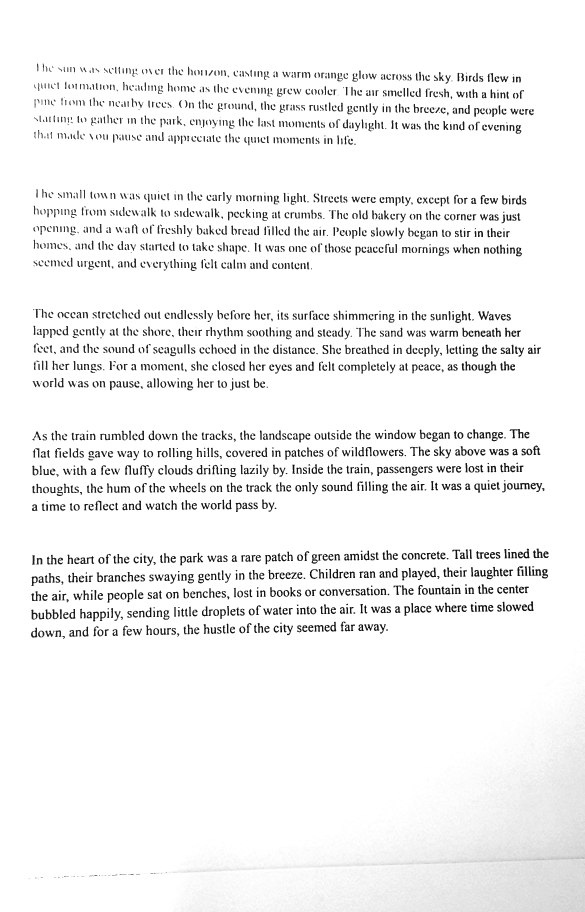
#> input picture CustomContrastAlgorithm/SubectionOfSize100.jpg, 1753 x 2736 px (shown at 1/3 size)
$ python generate_training_data.py --input CustomContrastAlgorithm
#> lines starting #> are read from the running program, lines starting #| are printed output that depends on the picture; after the words box and inside, x2 and y2 are one past the last pixel; in counts of white or black regions, pixels touching at a corner belong together
### sharpenImage.py
# sharpenImage --> apply preprocessing to the image
# November 10, November - Iya - Attempt the techniques
# November 11, November - Iya - Try those things out

import numpy as np
import cv2
from PIL import Image, ImageOps

# grayscale, binarize, noise removal, deskewing to preprocess images
# [35 lines left out: function preprocessing, not called in this run]


def preprocess_array(img: np.ndarray) -> np.ndarray:
    """Same pipeline as preprocessing() but accepts an already-loaded grayscale numpy array."""
    pil = Image.fromarray(img)
    pil = pil.point(lambda p: 255 if p > 128 else 0)
    cvData = np.array(pil)
    cvData = cv2.medianBlur(cvData, 3)

    coords = np.column_stack(np.where(cvData > 0))
    angle = cv2.minAreaRect(coords)[-1]
    if angle < -45:
        angle = -(90 + angle)
    elif angle > 45:
        angle = 90 - angle
    else:
        angle = -angle

    (h, w) = cvData.shape[:2]
    center = (w // 2, h // 2)
    matrix = cv2.getRotationMatrix2D(center, angle, 1.0)
    return cv2.warpAffine(cvData, matrix, (w, h), flags=cv2.INTER_CUBIC, borderMode=cv2.BORDER_REPLICATE)


# Test Code
# RESULT OF TESTING ARE IN: TestResults\sharpenImageTesting.md
"""
for i in range(1, 17):
    cv2.imwrite(f"TestResults\\PreprocessedImages\\processed_{i}.jpg", preprocessing(f"UsedImages\\TestImage_{i}.jpg"))
 """

### generate_training_data.py
import argparse
import os
import platform
import random

import cv2
import numpy as np
import pytesseract
from PIL import Image, ImageOps

import sharpenImage

if platform.system() == "Windows":
    pytesseract.pytesseract.tesseract_cmd = r"C:\Program Files\Tesseract-OCR\tesseract.exe"


# --- Degradation functions ---

def apply_gaussian_blur(img: np.ndarray) -> np.ndarray:
    sigma = random.uniform(1.0, 4.0)
    ksize = int(sigma * 6) | 1  # must be odd
    return cv2.GaussianBlur(img, (ksize, ksize), sigma)


def apply_motion_blur(img: np.ndarray) -> np.ndarray:
    k = random.choice([7, 11, 15])
    kernel = np.zeros((k, k), dtype=np.float32)
    kernel[k // 2, :] = 1.0 / k
    return cv2.filter2D(img, -1, kernel)


def apply_jpeg_compression(img: np.ndarray) -> np.ndarray:
    quality = random.randint(20, 60)
    ok, buf = cv2.imencode(".jpg", img, [cv2.IMWRITE_JPEG_QUALITY, quality])
    if not ok:
        return img
    return cv2.imdecode(buf, cv2.IMREAD_GRAYSCALE)


def apply_brightness_contrast_jitter(img: np.ndarray) -> np.ndarray:
    alpha = random.uniform(0.6, 1.4)
    beta = random.uniform(-40, 40)
    return np.clip(alpha * img.astype(np.float32) + beta, 0, 255).astype(np.uint8)


def apply_gaussian_noise(img: np.ndarray) -> np.ndarray:
    std = random.uniform(5, 30)
    noise = np.random.normal(0, std, img.shape).astype(np.float32)
    return np.clip(img.astype(np.float32) + noise, 0, 255).astype(np.uint8)


_DEGRADATIONS = [
    apply_gaussian_blur,
    apply_motion_blur,
    apply_jpeg_compression,
    apply_brightness_contrast_jitter,
    apply_gaussian_noise,
]


def degrade_image(img: np.ndarray) -> np.ndarray:
    fns = random.sample(_DEGRADATIONS, k=random.randint(2, 4))
    for fn in fns:
        img = fn(img)
    return img


def extract_patch(img: np.ndarray, size: int = 256) -> np.ndarray:
    """Extract a random size×size patch. Upscales the image if it's smaller."""
    h, w = img.shape[:2]
    if h < size:
        scale = size / h
        img = cv2.resize(img, (max(size, int(w * scale)), size), interpolation=cv2.INTER_LINEAR)
        h, w = img.shape[:2]
    if w < size:
        scale = size / w
        img = cv2.resize(img, (size, max(size, int(h * scale))), interpolation=cv2.INTER_LINEAR)
        h, w = img.shape[:2]
    y = random.randint(0, h - size)
    x = random.randint(0, w - size)
    return img[y : y + size, x : x + size].copy()


def get_ocr_text(img: np.ndarray) -> str:
    try:
        text = pytesseract.image_to_string(img, lang="eng")
        return text if text else ""
    except Exception:
        return ""


def generate_confidence_map(img: np.ndarray) -> np.ndarray:
    """Return float32 heatmap in [0,1]: 1=OCR confident, 0=uncertain/no word."""
    conf_map = np.zeros(img.shape[:2], dtype=np.float32)
    try:
        data = pytesseract.image_to_data(img, output_type=pytesseract.Output.DICT)
        for i, conf in enumerate(data["conf"]):
            if conf == -1:  # block/para/line level rows, not words
                continue
            x, y, w, h = data["left"][i], data["top"][i], data["width"][i], data["height"][i]
            if w > 0 and h > 0:
                x2 = min(x + w, img.shape[1])
                y2 = min(y + h, img.shape[0])
                conf_map[max(0, y):y2, max(0, x):x2] = float(conf) / 100.0
    except Exception:
        pass
    return conf_map


# --- Dataset generation ---

def generate_dataset(
    clean_images_dir: str,
    output_dir: str = "dataset",
    target_pairs: int = 5000,
    max_images: int = None,
) -> None:
#> called with clean_images_dir = 'CustomContrastAlgorithm', output_dir = 'dataset', target_pairs = 5000
    src_files = sorted(
        f for f in os.listdir(clean_images_dir)
        if f.lower().endswith((".jpg", ".jpeg", ".png", ".bmp"))
    )
    if not src_files:
        raise ValueError(f"No images found in {clean_images_dir}")
    if max_images:
        src_files = src_files[:max_images]

    # Split source images 80/20 by identity to avoid correlated train/val sets
    random.shuffle(src_files)
    split = max(1, int(len(src_files) * 0.8))
    train_files = src_files[:split]
    val_files = src_files[split:] or src_files[:1]  # guarantee at least 1 val image

    pairs_per_split = {
        "train": int(target_pairs * 0.8),
        "val": target_pairs - int(target_pairs * 0.8),
    }
    split_files = {"train": train_files, "val": val_files}

    pair_idx = 0
    for split_name, files in split_files.items():
        n_pairs = pairs_per_split[split_name]
        per_image = max(1, n_pairs // len(files))
        generated = 0

        for fname in files:
            path = os.path.join(clean_images_dir, fname)
            try:
                # Load raw grayscale (EXIF-corrected) — this is the training TARGET.
                # The U-Net operates in raw-image space, not binary space, so the
                # model learns to restore soft grayscale photos that Tesseract can
                # read well, rather than trying to reconstruct hard binary images.
                pil = Image.open(path)
#> pil is the input picture: PIL image 1753x2736 L; min 2, max 255, mean 242
                try:
                    pil = ImageOps.exif_transpose(pil)
                except Exception:
                    pass
                clean = np.array(pil.convert("L"))
            except Exception as e:
                print(f"  Skipping {fname}: {e}")
                continue

            for variant in range(per_image):
                if generated >= n_pairs:
                    break

                random.seed(pair_idx)
                np.random.seed(pair_idx)

                # Extract a 256×256 patch so text is at readable resolution.
                # Training on full-image downscales makes text only ~4px tall,
                # which is too small for the model to learn meaningful texture.
                clean_patch = extract_patch(clean)
                degraded_patch = degrade_image(clean_patch.copy())

                # OCR conditioning: run on the full preprocessed image (not the patch).
                # A 256×256 patch is too small for reliable OCR; the full image gives
                # the correct text hint that imageToText.py would provide at inference.
                try:
                    preprocessed_for_ocr = sharpenImage.preprocess_array(
                        degrade_image(clean.copy())
                    )
                    ocr_text = get_ocr_text(preprocessed_for_ocr)
                except Exception:
                    ocr_text = ""

                pair_dir = os.path.join(output_dir, "pairs", f"{pair_idx:05d}")
                os.makedirs(pair_dir, exist_ok=True)

                conf_map = generate_confidence_map(degraded_patch)

                cv2.imwrite(os.path.join(pair_dir, "degraded.png"), degraded_patch)
                cv2.imwrite(os.path.join(pair_dir, "clean.png"), clean_patch)
                np.save(os.path.join(pair_dir, "conf.npy"), conf_map)
                with open(os.path.join(pair_dir, "ocr.txt"), "w", encoding="utf-8") as f:
                    f.write(ocr_text)

                pair_idx += 1
                generated += 1

                if pair_idx % 100 == 0:
                    print(f"  [{split_name}] {generated}/{n_pairs} pairs")
#> this loop made 1 pass
#> (angle in preprocess_array, matrix in preprocess_array) on pass 1: (0, [[1, 0, 0], [0, 1, 0]])
#> pass 1, in generate_dataset, `clean_patch = extract_patch(clean)`:
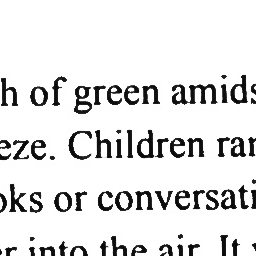
#> clean_patch: shape (256, 256); min 2, max 255, mean 227.9
#> pass 1, in generate_dataset, `degraded_patch = degrade_image(clean_patch.copy())`:
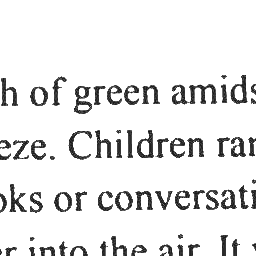
#> degraded_patch: shape (256, 256); min 26, max 255, mean 233
#> pass 1, in preprocess_array, `pil = Image.fromarray(img)`:
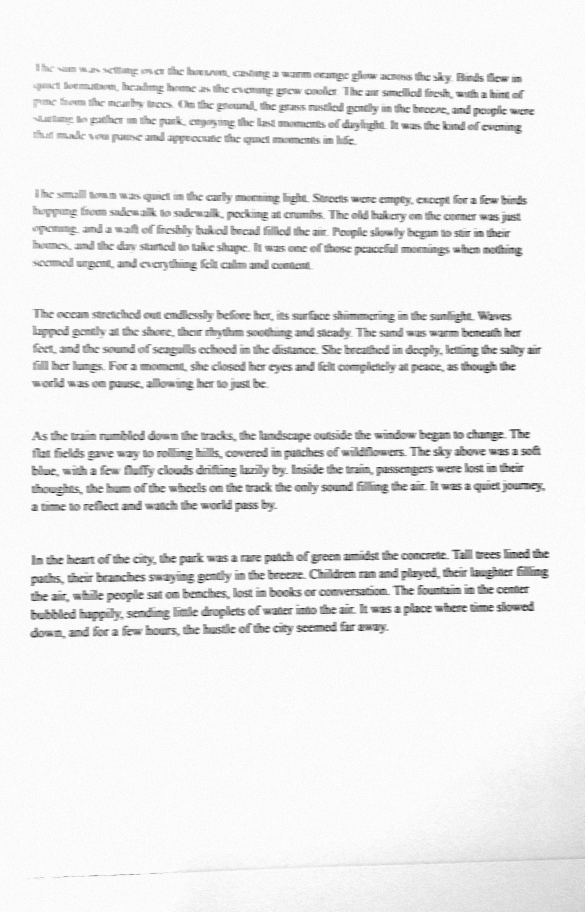
#> pil: PIL image 1753x2736 L (shown at 1/3 size); min 0, max 255, mean 238
#> pass 1, in preprocess_array, `pil = pil.point(lambda p: 255 if p > 128 else 0)`:
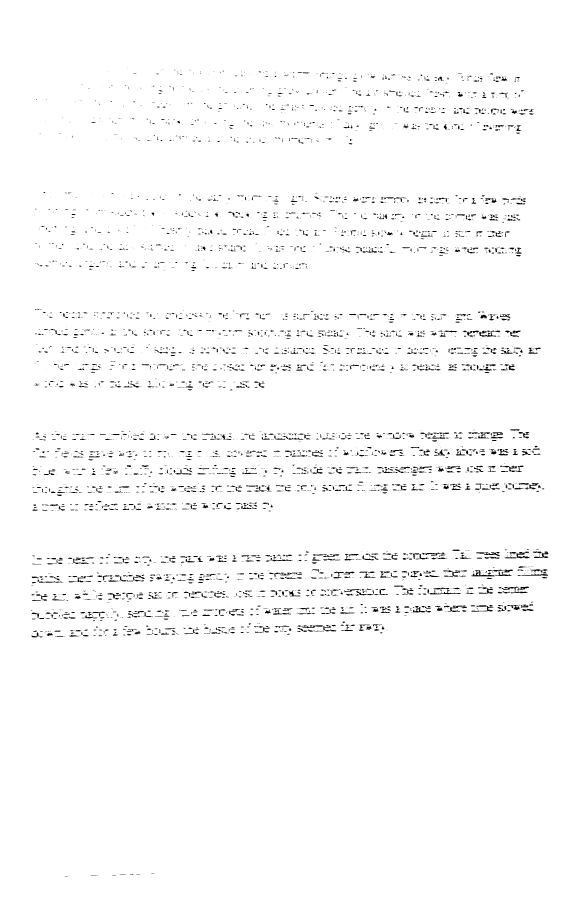
#> pil: PIL image 1753x2736 L (shown at 1/3 size); 98.1% white; black in thin lines or dots, all inside (x1, y1, x2, y2) = (93, 205, 1646, 2631)
#> after the loop: preprocessed_for_ocr: shape (2736, 1753); 98.4% white; 2871 black regions (1585 under 20 px), largest, box (x1, y1, x2, y2) and area: (1415, 1711, 1484, 1729) 394, (1438, 992, 1488, 1010) 360, (1505, 1760, 1582, 1780) 345
#> after the loop, generated = 0; pair_idx = 0

        print(f"[{split_name}] Done: {generated} pairs")

    print(f"\nDataset written to {output_dir}/pairs/ ({pair_idx} total pairs)")


if __name__ == "__main__":
    parser = argparse.ArgumentParser(
        description="Generate (degraded, clean, ocr) training triplets for the U-Net."
    )
    parser.add_argument("--input", required=True, help="Folder of clean printed-text images")
    parser.add_argument("--output", default="dataset", help="Output dataset folder (default: dataset)")
    parser.add_argument("--count", type=int, default=5000, help="Target number of pairs (default: 5000)")
    parser.add_argument("--max-images", type=int, default=None, help="Only use first N images (train split)")
    args = parser.parse_args()

    generate_dataset(args.input, args.output, args.count, args.max_images)
#> (the call stopped at in get_ocr_text, `text = pytesseract.image_to_string(img, lang="eng")`: pytesseract is not available in this run)
